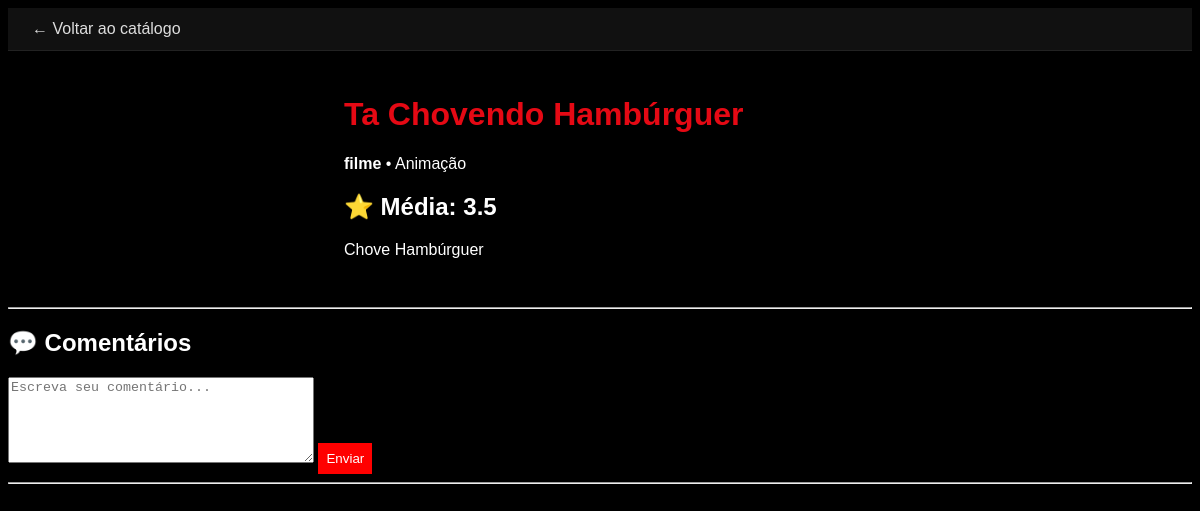
The app's page /controllers/FilmeController.php?action=detalhes&id=4 with its own data.
### tables this page shows
CREATE TABLE filmes (
    id INT AUTO_INCREMENT PRIMARY KEY,
    titulo VARCHAR(255) NOT NULL,
    descricao TEXT,
    capa VARCHAR(255),
    ano YEAR,
    duracao INT COMMENT 'em minutos',
    tipo ENUM('filme','serie') NOT NULL DEFAULT 'filme',
    categoria_id INT,
    FOREIGN KEY (categoria_id) REFERENCES categorias(id) ON DELETE SET NULL
);

CREATE TABLE categorias (
    id INT AUTO_INCREMENT PRIMARY KEY,
    nome VARCHAR(80) NOT NULL UNIQUE
);

### config/Database.php (called while the page is built)
<?php
class Database
{
    private static $instance = null;
    public static function getConnection()
    {
        if (self::$instance === null)
        {
            self::$instance = new PDO(
                "mysql:host=localhost:3307;dbname=netflix_db;charset=utf8",
                "root",
                ""
            );
            self::$instance->setAttribute(
                PDO::ATTR_ERRMODE,
                PDO::ERRMODE_EXCEPTION
            );
        }
        return self::$instance;
    }
}

### models/Filme.php (called while the page is built, shortened)
<?php
require_once __DIR__ . '/../config/Database.php';
class Filme
{
    private $pdo;
    public function __construct()
    {
        $this->pdo = Database::getConnection();
    }
    public function buscarPorId($id)
    {
        $sql = "SELECT f.*, c.nome AS categoria_nome
                FROM filmes f
                LEFT JOIN categorias c ON c.id = f.categoria_id
                WHERE f.id = :id";
        $stmt = $this->pdo->prepare($sql);
        $stmt->execute([':id' => $id]);
        return $stmt->fetch(PDO::FETCH_ASSOC);
    }
}

### models/Avaliacao.php (called while the page is built, shortened)
<?php
require_once __DIR__ . '/../config/Database.php';
class Avaliacao
{
    private $pdo;
    public function __construct()
    {
        $this->pdo = Database::getConnection();
    }
    public function media($filme_id)
    {
        $sql = "SELECT AVG(nota) as media
                FROM avaliacoes
                WHERE filme_id = :filme";
        $stmt = $this->pdo->prepare($sql);
        $stmt->execute([':filme' => $filme_id]);
        return $stmt->fetch(PDO::FETCH_ASSOC);
    }
}

### views/filmes/detalhes.php (the view, shortened to what this page needs)
<?php
require_once __DIR__ . '/../../config/session.php';
require_once __DIR__ . '/../../models/Avaliacao.php';
$filme_id = $filme['id'];
$media = (new Avaliacao())->media($filme_id);
?>
<!DOCTYPE html>
<html lang="pt-br">
<head>
    <link rel="stylesheet" href="<?= BASE_URL ?>/assets/css/style.css">
</head>
<body>
<header class="topo">
    <a href="<?= BASE_URL ?>/controllers/FilmeController.php?action=index">← Voltar ao catálogo</a>
</header>
<main class="detalhes">
    <div class="capa-grande">
    </div>
    <div class="info">
        <h1><?= htmlspecialchars($filme['titulo']) ?></h1>
        <p class="meta">
            <strong><?= htmlspecialchars($filme['tipo'] ?? 'filme') ?></strong>
            <?php if (!empty($filme['categoria_nome'])): ?>
                • <?= htmlspecialchars($filme['categoria_nome']) ?>
            <?php endif; ?>
        </p>
        <h2>⭐ Média: <?= $media['media'] ? round($media['media'], 1) : '0' ?></h2>
        <p><?= nl2br(htmlspecialchars($filme['descricao'] ?? '')) ?></p>
    </div>
</main>
<section class="interacoes">
    <hr>
    <?php include __DIR__ . '/../comentarios/index.php'; ?>
</section>
</body>
</html>

### assets/css/style.css (style rules this page uses)
body { background: #000; color: white; font-family: Arial; }
h1 { color: red; }
.topo { display: flex; align-items: center; gap: 16px; padding: 12px 24px; background: #111; border-bottom: 1px solid #222; }
.topo nav a, .topo > a { color: #ddd; text-decoration: none; margin-right: 12px; }
.detalhes { display: grid; grid-template-columns: 280px 1fr; gap: 32px; padding: 24px; }
.detalhes .info h1 { color: #e50914; }

### records on screen
filmes: titulo "Ta Chovendo Hambúrguer", tipo "filme", categoria.nome "Animação", descricao "Chove Hambúrguer"

### other values on screen
$media['media'] "3.5"
